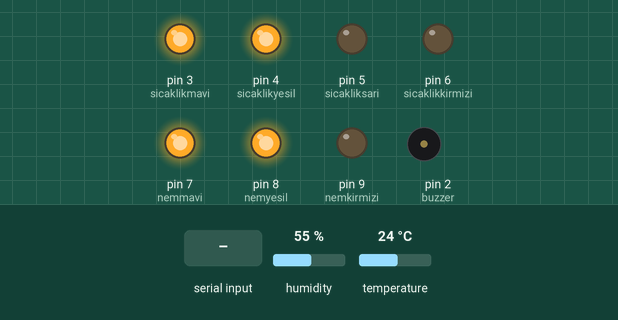
This sketch was run on a simulated Arduino Uno, built with avr-gcc and run on an emulated ATmega328P. On the bench: output pins drawn as LEDs (lit = HIGH), buzzer (waves = sounding). The test bench sets the inputs (shaded band); at power-on: humidity 55 %, temperature 24 °C.

Above: at 1.2 s.
1.3 s: humidity set to 34 %
2.8 s: humidity set to 31 %
At 3.1 s:
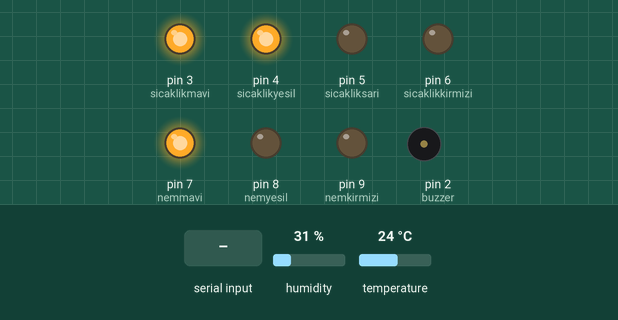
4.3 s: "4" received over Serial
At 6.1 s:
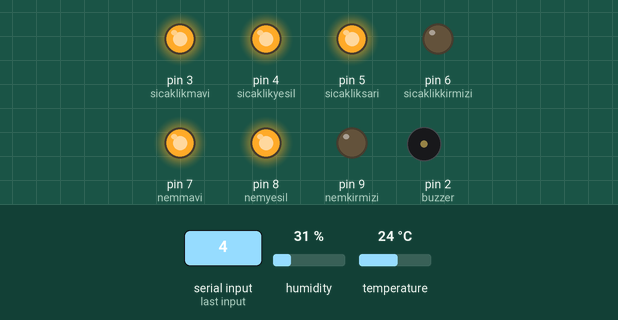
10.3 s: temperature set to 33 °C
13.3 s: humidity set to 68 %
At 14.5 s:
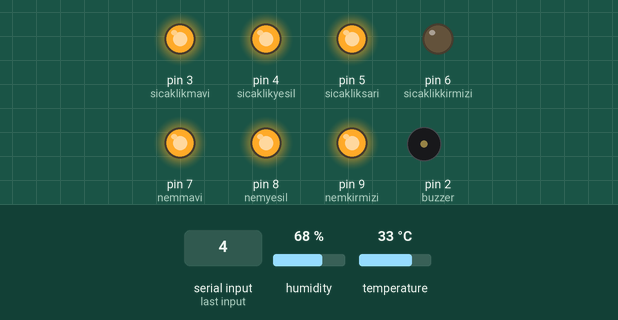
14.8 s: temperature set to 31 °C
16.3 s: temperature set to 28 °C
At 17.6 s:
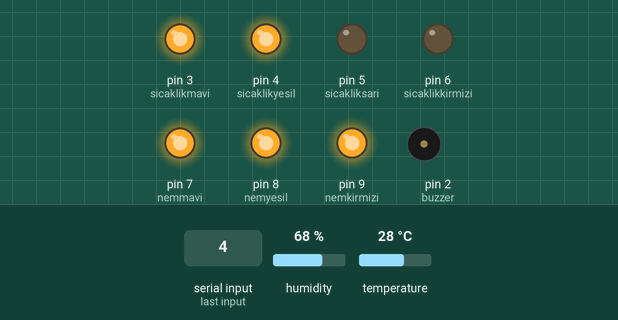
Timing chart, 0 to 18.8 s (numbered marks = the images above; inputs shaded):
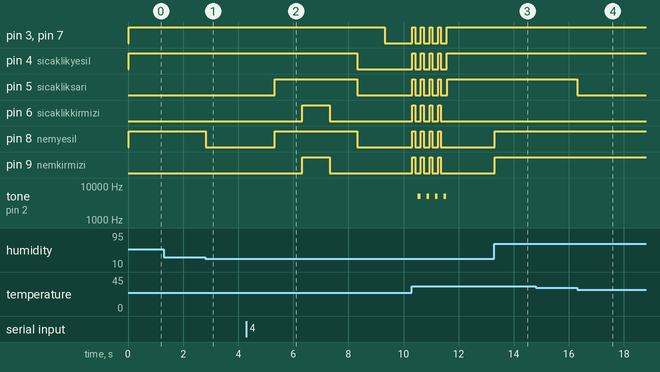

Measured:
- the behaviour switches between 33 and 32 % on humidity (found by bisection; images 0 and 1)
- the behaviour switches between 30 and 29 °C on temperature (found by bisection; images 3 and 4)
- after the input at 1.3 s, every drawn part: stays the same
- after the input at 2.8 s, pin 8 (nemyesil): HIGH → LOW at once
- after the input at 4.3 s, pin 3 (sicaklikmavi), pin 7 (nemmavi): HIGH → LOW after 5.0 s; pin 4 (sicaklikyesil): HIGH → LOW after 4.0 s; pin 5 (sicakliksari), pin 8 (nemyesil): LOW → HIGH after 1.0 s, → LOW 3.0 s later; pin 6 (sicaklikkirmizi), pin 9 (nemkirmizi): LOW → HIGH after 2.0 s, → LOW 1.0 s later
- after the input at 13.3 s, pin 8 (nemyesil), pin 9 (nemkirmizi): LOW → HIGH at once
- after the input at 14.8 s, every drawn part: stays the same
- after the input at 16.3 s, pin 5 (sicakliksari): HIGH → LOW at once
- by itself, tone on pin 2 (buzzer): alternates 5000 Hz for 0.10 s and silent for 0.21 s, 8 changes in all, then stays silent

The sketch:

Devre_kodu.ino
```cpp
#include <dht11.h> // dht11 kütüphanesini ekliyoruz.
#define DHT11PIN 10 // DHT11PIN olarak Dijital 10'u belirliyoruz.
char message;//Python tarafından gelecek olan 1 bitlik message verisini tanımladık.
dht11 DHT11;
float temp ;
float humiditydata;
int sicaklikmavi = 3;
int sicaklikyesil = 4 ;
int sicakliksari = 5;
int sicaklikkirmizi =6;
int nemkirmizi = 9 ;
int nemyesil = 8 ;
int nemmavi = 7 ;

int buzzer = 2;
void setup()
{
  Serial.begin(9600); // Seri iletişimi başlatıyoruz.
  pinMode(sicaklikmavi,OUTPUT);
  pinMode(sicaklikyesil,OUTPUT);
  pinMode(sicakliksari,OUTPUT);
  pinMode(sicaklikkirmizi,OUTPUT);
  pinMode(nemkirmizi,OUTPUT);
  pinMode(nemyesil,OUTPUT);
  pinMode(nemmavi,OUTPUT);
  pinMode(buzzer,OUTPUT);
}

void loop()
{


  int chk = DHT11.read(DHT11PIN);
  float temp = DHT11.temperature;
  float humiditydata = DHT11.humidity;

  int dataToSend = float (temp);
  int dataToSendHumidity = float (humiditydata);

  message=Serial.read();

  if (message == '1'){
    Serial.println(dataToSend);
    delay(1000);
  }

  if (message == '3'){
    Serial.println(dataToSendHumidity);
    delay(1000);
  }
  if (message == '4'){
      digitalWrite(nemmavi,HIGH);
      digitalWrite(sicaklikmavi,HIGH);
      delay(1000);
      digitalWrite(nemyesil,HIGH);
      digitalWrite(sicaklikyesil,HIGH);
      digitalWrite(sicakliksari,HIGH);
      delay(1000);
      digitalWrite(nemkirmizi,HIGH);
      digitalWrite(sicaklikkirmizi,HIGH);
      delay(1000);
      digitalWrite(nemkirmizi,LOW);
      digitalWrite(sicaklikkirmizi,LOW);
      delay(1000);

      digitalWrite(nemyesil,LOW);
      digitalWrite(sicaklikyesil,LOW);
      digitalWrite(sicakliksari,LOW);
      delay(1000);
      digitalWrite(nemmavi,LOW);
      digitalWrite(sicaklikmavi,LOW);
      delay(1000);

      for(int my_measure_led = 0 ; my_measure_led < 4; my_measure_led++){
        digitalWrite(nemmavi,HIGH);
        digitalWrite(nemyesil,HIGH);
        digitalWrite(nemkirmizi,HIGH);
        digitalWrite(sicaklikmavi,HIGH);
        digitalWrite(sicaklikyesil,HIGH);
        digitalWrite(sicakliksari,HIGH);
        digitalWrite(sicaklikkirmizi,HIGH);
        delay(100);
        digitalWrite(nemmavi,LOW);
        digitalWrite(nemyesil,LOW);
        digitalWrite(nemkirmizi,LOW);
        digitalWrite(sicaklikmavi,LOW);
        digitalWrite(sicaklikyesil,LOW);
        digitalWrite(sicakliksari,LOW);
        digitalWrite(sicaklikkirmizi,LOW);
        delay(100);
        tone(buzzer,5000);
        delay(100);
        noTone(buzzer);
        delay(10);
      }

  }


  if(humiditydata <33 ){
    digitalWrite(nemmavi,HIGH);
    digitalWrite(nemyesil,LOW);
    digitalWrite(nemkirmizi,LOW);


    }
  else if((humiditydata >33 )&&(humiditydata<66)){
    digitalWrite(nemmavi,HIGH);
    digitalWrite(nemyesil,HIGH);
    digitalWrite(nemkirmizi,LOW);


    }
  else if((humiditydata >66 )){
    digitalWrite(nemmavi,HIGH);
    digitalWrite(nemyesil,HIGH);
    digitalWrite(nemkirmizi,HIGH);
    }
  if(temp < 15)
    {
    digitalWrite(sicaklikmavi,HIGH);
    digitalWrite(sicaklikyesil,LOW);
    digitalWrite(sicakliksari,LOW);
    digitalWrite(sicaklikkirmizi,LOW);


  }
  else if ((temp > 15)&&(temp < 30))
    {
    digitalWrite(sicaklikmavi,HIGH);
    digitalWrite(sicaklikyesil,HIGH);
    digitalWrite(sicakliksari,LOW);
    digitalWrite(sicaklikkirmizi,LOW);

  }
  else if ((temp > 31)&&(temp < 50))
    {
    digitalWrite(sicaklikmavi,HIGH);
    digitalWrite(sicaklikyesil,HIGH);
    digitalWrite(sicakliksari,HIGH);
    digitalWrite(sicaklikkirmizi,LOW);

  }
  else if ((temp > 51))
    {
    digitalWrite(sicaklikmavi,HIGH);
    digitalWrite(sicaklikyesil,HIGH);
    digitalWrite(sicakliksari,HIGH);
    digitalWrite(sicaklikkirmizi,HIGH);
    tone(buzzer,5000);
    delay(100);
    noTone(buzzer);
    delay(10);
  }
  delay(1);

}
```
